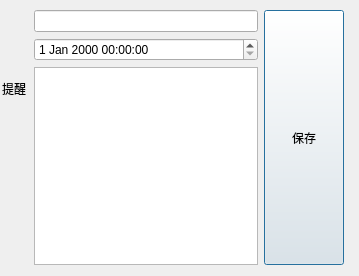
<?xml version="1.0" encoding="UTF-8"?>
<ui version="4.0">
 <class>DTag</class>
 <widget class="QDialog" name="DTag">
  <property name="geometry">
   <rect>
    <x>0</x>
    <y>0</y>
    <width>359</width>
    <height>276</height>
   </rect>
  </property>
  <property name="windowTitle">
   <string>Dialog</string>
  </property>
  <widget class="QWidget" name="layoutWidget">
   <property name="geometry">
    <rect>
     <x>0</x>
     <y>10</y>
     <width>344</width>
     <height>255</height>
    </rect>
   </property>
   <layout class="QHBoxLayout" name="horizontalLayout_2" stretch="1,8,1">
    <item>
     <layout class="QVBoxLayout" name="verticalLayout_5" stretch="1,1,3">
      <item>
       <widget class="QLabel" name="label_1">
        <property name="text">
         <string/>
        </property>
        <property name="pixmap">
         <pixmap resource="../../resources/res.qrc">:/usedimage/tag.svg</pixmap>
        </property>
        <property name="alignment">
         <set>Qt::AlignmentFlag::AlignCenter</set>
        </property>
       </widget>
      </item>
      <item>
       <widget class="QLabel" name="label_2">
        <property name="text">
         <string>提醒</string>
        </property>
        <property name="alignment">
         <set>Qt::AlignmentFlag::AlignCenter</set>
        </property>
       </widget>
      </item>
      <item>
       <widget class="QLabel" name="label_3">
        <property name="text">
         <string/>
        </property>
        <property name="pixmap">
         <pixmap resource="../../resources/res.qrc">:/usedimage/edittag.svg</pixmap>
        </property>
        <property name="alignment">
         <set>Qt::AlignmentFlag::AlignCenter</set>
        </property>
       </widget>
      </item>
     </layout>
    </item>
    <item>
     <layout class="QVBoxLayout" name="verticalLayout_4" stretch="1,1,3">
      <item>
       <widget class="QLineEdit" name="tagsLineEdit"/>
      </item>
      <item>
       <widget class="QDateTimeEdit" name="dateTimeEdit"/>
      </item>
      <item>
       <widget class="QTextEdit" name="annotationTextEdit">
        <property name="sizePolicy">
         <sizepolicy hsizetype="Preferred" vsizetype="Preferred">
          <horstretch>0</horstretch>
          <verstretch>0</verstretch>
         </sizepolicy>
        </property>
       </widget>
      </item>
     </layout>
    </item>
    <item>
     <widget class="QPushButton" name="saveButton">
      <property name="sizePolicy">
       <sizepolicy hsizetype="Minimum" vsizetype="Preferred">
        <horstretch>0</horstretch>
        <verstretch>0</verstretch>
       </sizepolicy>
      </property>
      <property name="styleSheet">
       <string notr="true"> /*

QPushButton {
    color: #7598db;  
    background-color: #e0e0e0;  
    border: 1px solid #ccc; 
    border-radius: 5px;
    padding: 5px 10px;
}
*/
</string>
      </property>
      <property name="text">
       <string>保存</string>
      </property>
     </widget>
    </item>
   </layout>
  </widget>
 </widget>
 <resources>
  <include location="../../resources/res.qrc"/>
 </resources>
 <connections/>
</ui>
